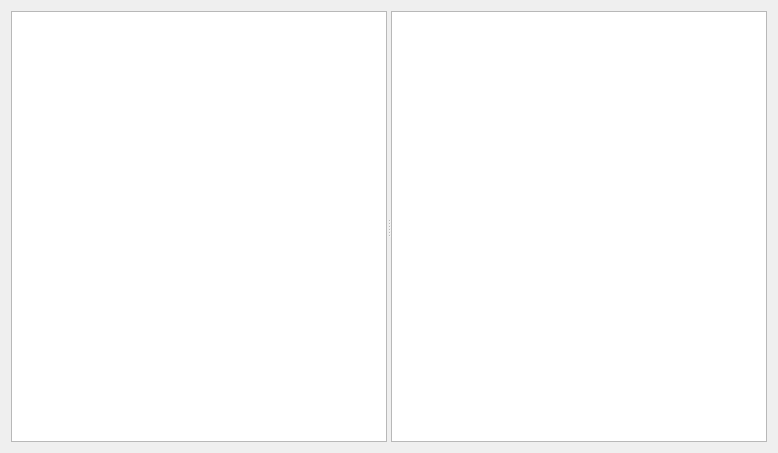
<?xml version="1.0" encoding="UTF-8"?>
<ui version="4.0">
 <class>Atlas::ProfilerTab</class>
 <widget class="QWidget" name="Atlas::ProfilerTab">
  <property name="geometry">
   <rect>
    <x>0</x>
    <y>0</y>
    <width>778</width>
    <height>453</height>
   </rect>
  </property>
  <property name="windowTitle">
   <string>Form</string>
  </property>
  <layout class="QGridLayout" name="gridLayout">
   <item row="0" column="0">
    <widget class="QSplitter" name="splitter">
     <property name="orientation">
      <enum>Qt::Orientation::Horizontal</enum>
     </property>
     <widget class="ProfilerEditor" name="plainTextEdit"/>
     <widget class="QWidget" name="layoutWidget">
      <layout class="QVBoxLayout" name="verticalLayout_3">
       <item>
        <widget class="QTableView" name="instructionTypeCountTableView"/>
       </item>
      </layout>
     </widget>
    </widget>
   </item>
  </layout>
 </widget>
 <customwidgets>
  <customwidget>
   <class>ProfilerEditor</class>
   <extends>QPlainTextEdit</extends>
   <header>ui/profiler_tab/profiler_editor.h</header>
  </customwidget>
 </customwidgets>
 <resources/>
 <connections/>
</ui>
